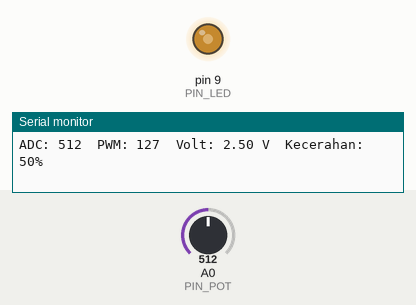
This sketch was run on a simulated Arduino Uno, built with avr-gcc and run on an emulated ATmega328P. On the bench: output pins drawn as LEDs (lit = HIGH), the last lines printed to the serial monitor. Inputs (shaded band) come from the test bench; at power-on: A0 (PIN_POT) = 512.

Above: at 1.2 s.
1.3 s: A0 (PIN_POT) set to 411
At 1.7 s:
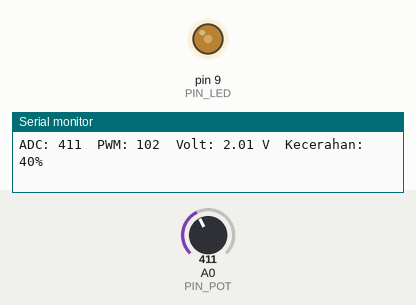
4.3 s: A0 (PIN_POT) set to 385
At 5.4 s:
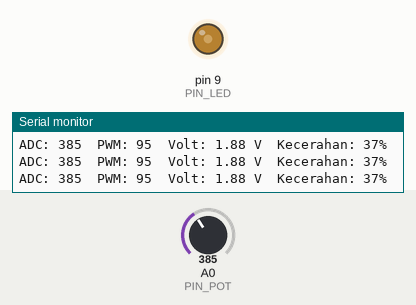
7.3 s: A0 (PIN_POT) set to 122
At 7.9 s:
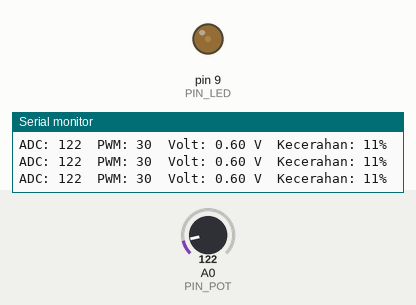
8.8 s: A0 (PIN_POT) set to 981
At 9.6 s:
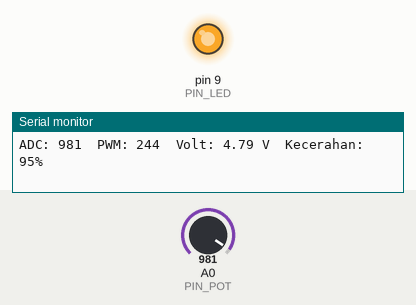
10.3 s: A0 (PIN_POT) set to 1009
At 11.5 s:
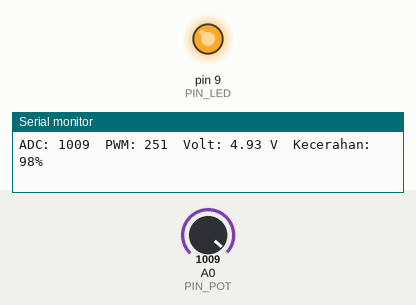
13.3 s: A0 (PIN_POT) set to 511
At 14.1 s:
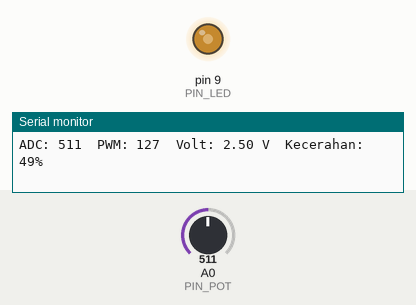
Timing chart, 0 to 15.8 s (numbered marks = the images above; inputs shaded):
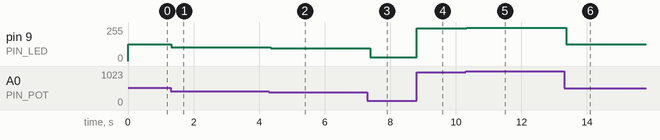

Measured:
- after the input at 1.3 s, pin 9 (PIN_LED): 127/255 → 102/255 at once
- after the input at 4.3 s, pin 9 (PIN_LED): 102/255 → 95/255 after 0.06 s
- after the input at 7.3 s, pin 9 (PIN_LED): 95/255 → 30/255 after 0.09 s
- after the input at 8.8 s, pin 9 (PIN_LED): 30/255 → 244/255 at once
- after the input at 10.3 s, pin 9 (PIN_LED): 244/255 → 251/255 at once
- after the input at 13.3 s, pin 9 (PIN_LED): 251/255 → 127/255 after 0.07 s

The sketch:

Percobaan_4A.ino
```cpp
#include <Arduino.h>

// Definisi pin
const int PIN_POT = A0; // Pin potensiometer (input analog)
const int PIN_LED = 9;  // Pin LED (output PWM)

void setup() {
  Serial.begin(9600);        // Inisialisasi Serial Monitor
  pinMode(PIN_LED, OUTPUT);  // Set pin LED sebagai output
}

void loop() {
  // Baca nilai ADC dari potensiometer (rentang: 0 – 1023)
  int nilaiADC = analogRead(PIN_POT);

  // Konversi nilai ADC ke nilai PWM (rentang: 0 – 255)
  int nilaiPWM = map(nilaiADC, 0, 1023, 0, 255);

  // Hitung tegangan (estimasi dari nilai ADC)
  float volt = nilaiADC * (5.0 / 1023.0);

  // Hitung persentase kecerahan
  int persen = map(nilaiADC, 0, 1023, 0, 100);

  // Tulis nilai PWM ke pin LED untuk mengatur kecerahan
  analogWrite(PIN_LED, nilaiPWM);

  // Tampilkan informasi ke Serial Monitor
  Serial.print("ADC: ");
  Serial.print(nilaiADC);
  Serial.print("  PWM: ");
  Serial.print(nilaiPWM);
  Serial.print("  Volt: ");
  Serial.print(volt, 2);
  Serial.print(" V  Kecerahan: ");
  Serial.print(persen);
  Serial.println("%");

  delay(100); // Tunggu 100ms sebelum pembacaan berikutnya
}
```
